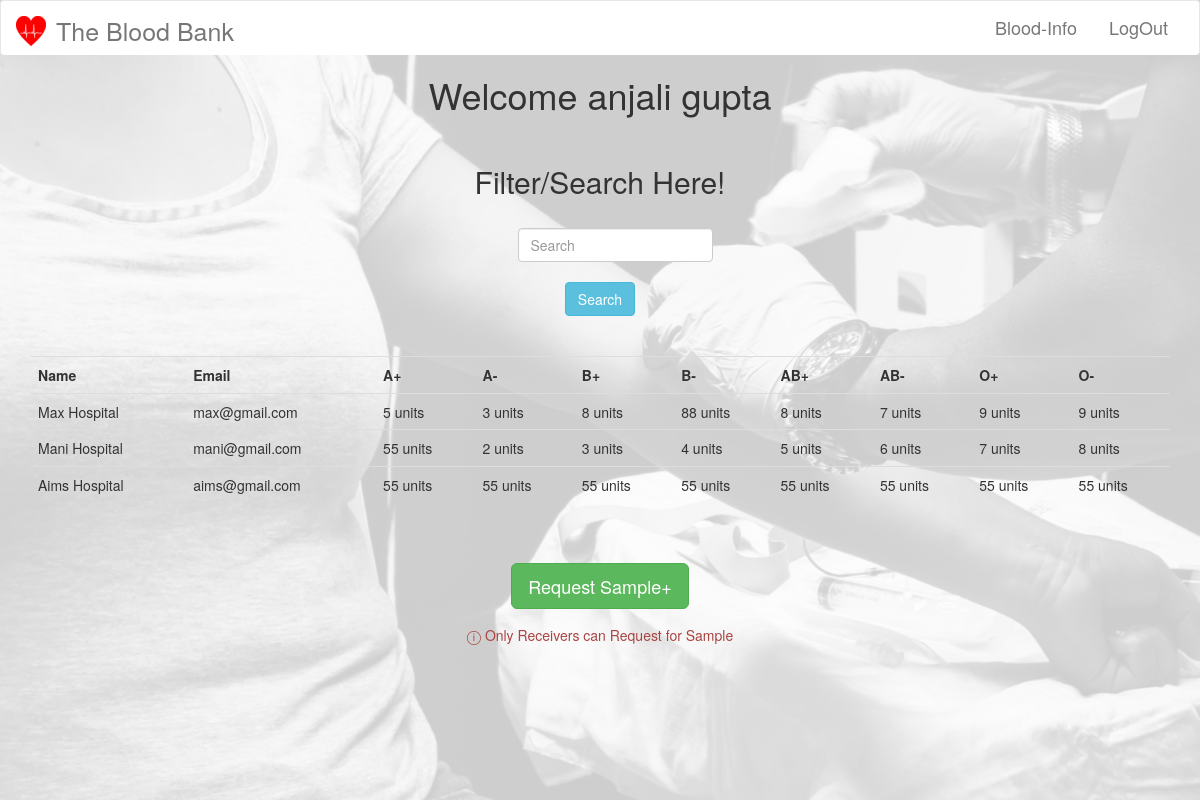
Screenshot of /bloodInfo.php (signed in) with the database file from the repository.
### tables this page shows
CREATE TABLE `receivers` (
  `id` int(11) NOT NULL,
  `name` varchar(30) NOT NULL,
  `email` varchar(50) NOT NULL,
  `password` varchar(61) DEFAULT NULL,
  `bloodGroup` varchar(5) NOT NULL
);

CREATE TABLE `hospitalBloodData` (
  `id` int(11) NOT NULL,
  `AP` int(11) NOT NULL,
  `AN` int(11) NOT NULL,
  `BP` int(11) NOT NULL,
  `BN` int(11) NOT NULL,
  `ABP` int(11) NOT NULL,
  `ABN` int(11) NOT NULL,
  `OP` int(11) NOT NULL,
  `ONeg` int(11) NOT NULL
);

CREATE TABLE `hospitals` (
  `id` int(11) NOT NULL,
  `name` text NOT NULL,
  `address` text NOT NULL,
  `email` varchar(50) NOT NULL,
  `password` varchar(61) NOT NULL
);

### includes/CRUD.php (called while the page is built, shortened)
<?php
    class database{
        protected function connect(){
            $this->host = "localhost";
            $this->dbUserName = "root";
            $this->dbPassword = "";
            $this->dbName = "bloodBank";
            try{
                $conn = new PDO("mysql:host=$this->host;dbname=$this->dbName", $this->dbUserName,
                $this->dbPassword);
            }catch(PDOException $e){
                die($e->getMessage());
            }
            return $conn;
        }
    }
    class query extends database{
        protected $conn;
        function __construct(){
            $this->conn = $this->connect();
        }
        public function prep_and_run($query){
            $query = $this->conn->prepare($query);
            try{
                $query->execute();
                $result = $query->fetchAll();
            }
            catch(PDOException $e){
                die($e->getMessage());
            }
            return $result;
        }
        public function getData($table, $field = "*", $conditions = array(), $order_by_field = "", $order_by_type = "DESC", $limit = ""){
            $query = "SELECT $field FROM $table";
            if($conditions != []){
                $query .= " WHERE ";
                $count = count($conditions);
                $i = 0;
                foreach($conditions as $k=>$v){
                    if($count-1 != $i){
                        $query .= "$k='$v' and ";
                    }
                    else{
                        $query .= "$k='$v' ";
                    }
                    $i++;
                }
            }
            $result = $this->prep_and_run($query);
            return $result;
        }
    }
?>

### bloodInfo.php (the view, shortened to what this page needs)
<?php
    include_once("includes/header.php");
    $hospitalName = "";
    $query = new query();
    if($hospitalName){
        $tempQuery = "SELECT id FROM hospitals ";
        $tempQuery .= "WHERE name like " . "'$hospitalName'";
        $tempResult = $query->prep_and_run($tempQuery);
        $tempQuery = "SELECT * FROM hospitalBloodData WHERE ";
        $len = count($tempResult);
        $i = 0;
        foreach($tempResult as $data){
            if($i != $len-1){
                $tempQuery .= "id= " . $data["id"] . " or ";
            }
            else{
                $tempQuery .= "id= " . $data["id"];
            }
            $i++;
        }
        $bloodInfo = $query->prep_and_run($tempQuery);
    }
    else{
        $bloodInfo = $query->getData("hospitalBloodData","*");
    }
    if(isset($_SESSION["id"])){
        $id = $_SESSION["id"];
        if($_SESSION["userType"] == "receiver"){
            $result = $query->getData("receivers","*", array("id"=>$id));
            $name = $result[0]["name"];
        }
        elseif($_SESSION["userType"] == "hospital"){
            $result = $query->getData("hospitals","*", array("id"=>$id));
            $name = $result[0]["name"];
        }
    }
?>
    <h1 class="text-center">Welcome <?php if(isset($name)) echo $name ?></h1><br>
    <div class="container ">
        <form action = '<?php echo htmlspecialchars($_SERVER["PHP_SELF"])?>' method="post" class=" form-inline">
            <h2 class="text-center">Filter/Search Here!</h2><br>
            <div class="row">
                <div class="col-sm-3 col-xs-12 col-lg-3 col-md-3 col-sm-offset-5">
                    <input type="text" class="form-control " placeholder="Search" name="hospitalName">
                </div>
            </div><br>
            <input type="submit" value="Search" class="center-block btn btn-info" name="submit"><br>
        </form><br>
        <table class="table table-hover">
            <tr><th>Name</th><th>Email</th><th>A+</th><th>A-</th><th>B+</th><th>B-</th><th>AB+</th><th>AB-</th><th>O+</th><th>O-</th></tr>
            <?php
                if($bloodInfo){
                    foreach($bloodInfo as $info){
                        $id = $info["id"];
                        $result = $query->getData("hospitals", "name, email", array("id"=>$id))[0];
                        $name = $result["name"];
                        $email = $result["email"];
                        echo "<tr><td>" . $name . "</td><td>" . $email . "</td><td>". $info["AP"] ." units". "</td><td>" . $info["AN"] ." units". "</td><td>" . $info["BP"] ." units". "</td><td>" . $info["BN"] ." units". "</td><td>" . $info["ABP"] ." units". "</td><td>" . $info["ABN"] ." units". "</td><td>" . $info["OP"] ." units". "</td><td>" . $info["ONeg"] ." units". "</td><tr>";
                    }
                }
                else{
                    echo "<div class = 'alert alert-success'>No Data To Show</div>";
                }
            ?>
        </table><br><br>
        <a class="center-block btn btn-success btn-lg" style="width: fit-content;" href="requestSample.php">Request Sample+</a>
        <div class="alert text-danger center-block" style="width: max-content;">&#9432; Only Receivers can Request for Sample</div>
    </div>
<?php
    include_once("includes/footer.php");
?>

### styleSheets/styleSheet.css (style rules this page uses)
body { position: relative; }

### rows the page displays
receivers: name "anjali gupta"
hospitalblooddata: id.name "Max Hospital", id.email "max@gmail.com", AP "5", AN "3", BP "8", BN "88", ABP "8", ABN "7", OP "9", ONeg "9"
hospitalblooddata: id.name "Mani Hospital", id.email "mani@gmail.com", AP "55", AN "2", BP "3", BN "4", ABP "5", ABN "6", OP "7", ONeg "8"
hospitalblooddata: id.name "Aims Hospital", id.email "aims@gmail.com", AP "55", AN "55", BP "55", BN "55", ABP "55", ABN "55", OP "55", ONeg "55"
